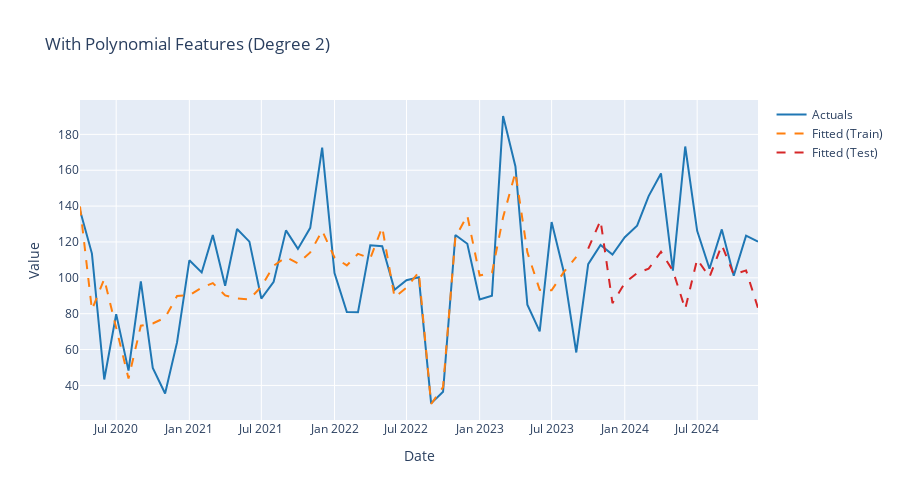

Source (notebook cell):
### Markdown cell above
# 8. Recipe Pattern 4: Polynomial Features

Add polynomial features to capture non-linear relationships.

### Code cell
# Recipe with polynomial features (degree 2)
rec_poly = (
    recipe()
    .step_normalize(all_numeric_predictors())  # Normalize first
    .step_poly(all_numeric_predictors(), degree=2, include_interactions=False, inplace=False)  # Add polynomial terms
)

# Workflow
wf_poly = (
    workflow()
    .add_recipe(rec_poly)
    .add_model(linear_reg().set_engine("sklearn"))
)

# Fit and evaluate
fit_poly = wf_poly.fit(train_data)
fit_poly = fit_poly.evaluate(test_data)

print("✓ Polynomial model fitted successfully!")

outputs_poly, coefs_poly, stats_poly = fit_poly.extract_outputs()

print("\n=== Polynomial Features Model Statistics ===")
display(stats_poly[stats_poly['split'] == 'test'][['metric', 'value']])

fig = plot_forecast(fit_poly, title="With Polynomial Features (Degree 2)")
fig.show()

# Fit on training data
rec_fit = rec_poly.prep(train_data)

# Apply to training data
train_processed = rec_fit.bake(train_data)

print("\nProcessed training data:")

# Apply to test data (using training parameters!)
test_processed = rec_fit.bake(test_data)
print("\nProcessed test data:")
print(train_processed.columns)
display(train_processed)
display(test_processed)
